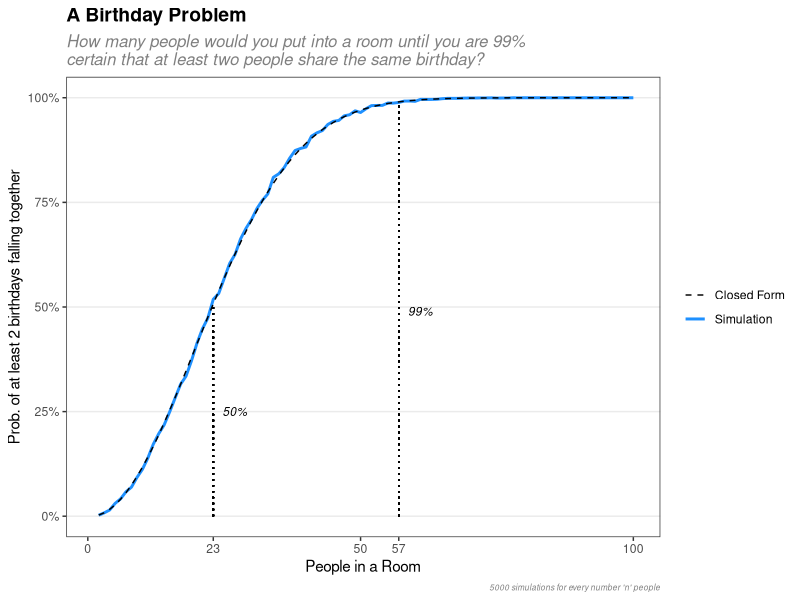

Generate this figure with R:
## ---- chunk 1
knitr::opts_chunk$set(echo = TRUE)

library(tidyverse)
library(magrittr)
library(ggplot2)
## ---- chunk 2
# params
simulations = 5000
players = c(2:100)
resmat = matrix(ncol = 3, nrow = length(players))
resmat[,1] = players
resmat[1,3] = 365/365 * 364/365

for (i in 2:length(players)){
  resmat[i,3] = resmat[i-1,3] * (365-i)/365
}
resmat[,3] = 1 - resmat[,3]

#simulation
for (v in players){

  valmat <- matrix(ncol = simulations, nrow = v)
  occvec <- vector(mode = "logical", length = simulations)
  
  for (i in 1:simulations){
    
    valmat[,i] = sample(x = 1:365, size = v, replace = TRUE)
    occvec[i] = sum(duplicated(valmat[,i])) > 0
    
  }
  
  resmat[v-1,2] = sum(occvec)/simulations
}

#convert to data frame for ggplot
resmat <- resmat %>% as.data.frame()

#confidence levels
fifty_percent_confidence = min(which(resmat$V3 > 0.5) + 1)
ninetynine_percent_confidence = min(which(resmat$V3 > 0.99) + 1)
## ---- chunk 3
ggplot(resmat, aes(x = V1)) +
  geom_line(aes(y = V2, colour = "Simulation"), lty = "solid", size = 1) +
  geom_line(aes(y = V3, colour = "Closed Form"), lty = "dashed", size = 0.5) +
  labs(title = "A Birthday Problem",
       subtitle = "How many people would you put into a room until you are 99% \ncertain that at least two people share the same birthday? ",
       caption = paste(simulations, "simulations for every number 'n' people")) +
  guides(linetype = "none") +
  labs(x = "People in a Room",
       y = "Prob. of at least 2 birthdays falling together",
       colour = NULL) +
  geom_segment(aes(x = fifty_percent_confidence,
                   y = 0,
                   xend = fifty_percent_confidence,
                   yend = resmat[fifty_percent_confidence-1,3]),
               lty = 3, colour = "black") +
  geom_segment(aes(x = ninetynine_percent_confidence,
                   y = 0,
                   xend = ninetynine_percent_confidence,
                   yend = resmat[ninetynine_percent_confidence-1,3]),
               lty = 3, colour = "black") +
  annotate(geom = "text", size = 3, x = 27, y = 0.25,
           label = "50%", fontface = "italic") +
  annotate(geom = "text", size = 3, x = 61, y = 0.49,
           label = "99%", fontface = "italic") +
  scale_colour_manual(values = c("black", "dodgerblue")) +
  scale_x_continuous(limits = c(1, 100), breaks = c(seq(0, 100, by=50), 23, 57)) +
  scale_y_continuous(labels = scales::percent_format()) +
  theme_bw() +
  theme(text=element_text(size = 11, color = "black"),
        panel.grid.major.x = element_blank(),
        panel.grid.minor.x = element_blank(),
        panel.grid.minor.y = element_blank(),
        plot.title=element_text(size=14, face = "bold", color="black"),
        plot.subtitle=element_text(size=12, face="italic", color="grey50"),
        plot.caption=element_text(size=6, face="italic", color="grey50"))
